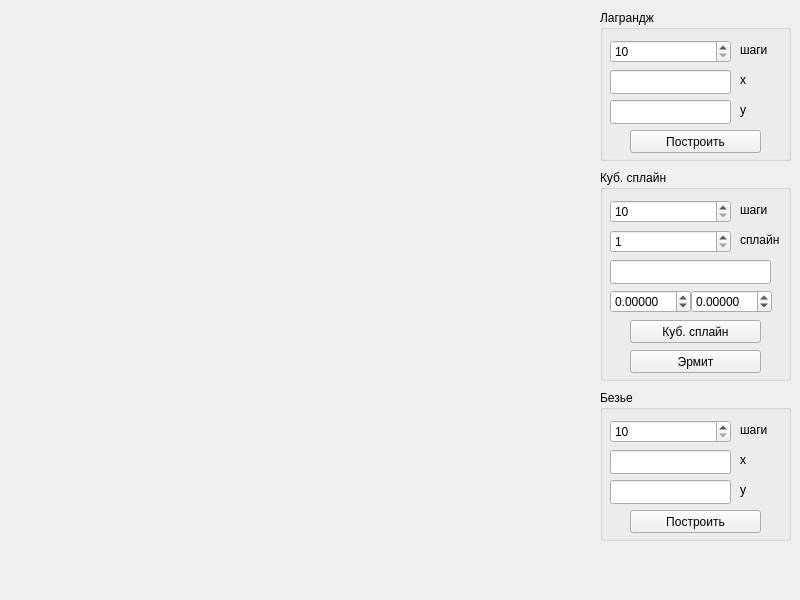
<?xml version="1.0" encoding="UTF-8"?>
<ui version="4.0">
 <class>MainWindow</class>
 <widget class="QMainWindow" name="MainWindow">
  <property name="geometry">
   <rect>
    <x>0</x>
    <y>0</y>
    <width>800</width>
    <height>600</height>
   </rect>
  </property>
  <property name="minimumSize">
   <size>
    <width>800</width>
    <height>600</height>
   </size>
  </property>
  <property name="maximumSize">
   <size>
    <width>800</width>
    <height>600</height>
   </size>
  </property>
  <property name="windowTitle">
   <string>MainWindow</string>
  </property>
  <widget class="QWidget" name="centralwidget">
   <widget class="QCustomPlot" name="graph" native="true">
    <property name="geometry">
     <rect>
      <x>10</x>
      <y>10</y>
      <width>581</width>
      <height>581</height>
     </rect>
    </property>
   </widget>
   <widget class="QGroupBox" name="groupBox">
    <property name="geometry">
     <rect>
      <x>600</x>
      <y>10</y>
      <width>191</width>
      <height>151</height>
     </rect>
    </property>
    <property name="title">
     <string>Лаграндж</string>
    </property>
    <widget class="QPushButton" name="pushButton">
     <property name="geometry">
      <rect>
       <x>30</x>
       <y>120</y>
       <width>131</width>
       <height>23</height>
      </rect>
     </property>
     <property name="text">
      <string>Построить</string>
     </property>
    </widget>
    <widget class="QSpinBox" name="lagStepBox">
     <property name="geometry">
      <rect>
       <x>10</x>
       <y>30</y>
       <width>121</width>
       <height>23</height>
      </rect>
     </property>
     <property name="minimum">
      <number>10</number>
     </property>
     <property name="maximum">
      <number>10000</number>
     </property>
    </widget>
    <widget class="QLabel" name="label_3">
     <property name="geometry">
      <rect>
       <x>140</x>
       <y>30</y>
       <width>41</width>
       <height>20</height>
      </rect>
     </property>
     <property name="text">
      <string>шаги</string>
     </property>
    </widget>
    <widget class="QLineEdit" name="yRow">
     <property name="geometry">
      <rect>
       <x>10</x>
       <y>90</y>
       <width>121</width>
       <height>24</height>
      </rect>
     </property>
    </widget>
    <widget class="QLabel" name="label_2">
     <property name="geometry">
      <rect>
       <x>140</x>
       <y>90</y>
       <width>41</width>
       <height>20</height>
      </rect>
     </property>
     <property name="text">
      <string>y</string>
     </property>
    </widget>
    <widget class="QLabel" name="label">
     <property name="geometry">
      <rect>
       <x>140</x>
       <y>60</y>
       <width>41</width>
       <height>20</height>
      </rect>
     </property>
     <property name="text">
      <string>x</string>
     </property>
    </widget>
    <widget class="QLineEdit" name="xRow">
     <property name="geometry">
      <rect>
       <x>10</x>
       <y>60</y>
       <width>121</width>
       <height>24</height>
      </rect>
     </property>
    </widget>
   </widget>
   <widget class="QGroupBox" name="groupBox_2">
    <property name="geometry">
     <rect>
      <x>600</x>
      <y>170</y>
      <width>191</width>
      <height>211</height>
     </rect>
    </property>
    <property name="title">
     <string>Куб. сплайн</string>
    </property>
    <widget class="QPushButton" name="pushButton_2">
     <property name="geometry">
      <rect>
       <x>30</x>
       <y>150</y>
       <width>131</width>
       <height>23</height>
      </rect>
     </property>
     <property name="text">
      <string>Куб. сплайн</string>
     </property>
    </widget>
    <widget class="QSpinBox" name="cSplStepBox">
     <property name="geometry">
      <rect>
       <x>10</x>
       <y>30</y>
       <width>121</width>
       <height>23</height>
      </rect>
     </property>
     <property name="minimum">
      <number>10</number>
     </property>
     <property name="maximum">
      <number>10000</number>
     </property>
    </widget>
    <widget class="QLabel" name="label_7">
     <property name="geometry">
      <rect>
       <x>140</x>
       <y>30</y>
       <width>41</width>
       <height>20</height>
      </rect>
     </property>
     <property name="text">
      <string>шаги</string>
     </property>
    </widget>
    <widget class="QSpinBox" name="cSplPartBox">
     <property name="geometry">
      <rect>
       <x>10</x>
       <y>60</y>
       <width>121</width>
       <height>23</height>
      </rect>
     </property>
     <property name="minimum">
      <number>1</number>
     </property>
     <property name="maximum">
      <number>10000</number>
     </property>
    </widget>
    <widget class="QLabel" name="label_8">
     <property name="geometry">
      <rect>
       <x>140</x>
       <y>60</y>
       <width>41</width>
       <height>20</height>
      </rect>
     </property>
     <property name="text">
      <string>сплайн</string>
     </property>
    </widget>
    <widget class="QLineEdit" name="cSplFun">
     <property name="geometry">
      <rect>
       <x>10</x>
       <y>90</y>
       <width>161</width>
       <height>24</height>
      </rect>
     </property>
    </widget>
    <widget class="QDoubleSpinBox" name="cSplXBox">
     <property name="geometry">
      <rect>
       <x>10</x>
       <y>120</y>
       <width>81</width>
       <height>23</height>
      </rect>
     </property>
     <property name="decimals">
      <number>5</number>
     </property>
     <property name="minimum">
      <double>-100.000000000000000</double>
     </property>
    </widget>
    <widget class="QDoubleSpinBox" name="cSplYBox">
     <property name="geometry">
      <rect>
       <x>91</x>
       <y>120</y>
       <width>81</width>
       <height>23</height>
      </rect>
     </property>
     <property name="decimals">
      <number>5</number>
     </property>
     <property name="minimum">
      <double>-100.000000000000000</double>
     </property>
    </widget>
    <widget class="QPushButton" name="pushButton_3">
     <property name="geometry">
      <rect>
       <x>30</x>
       <y>180</y>
       <width>131</width>
       <height>23</height>
      </rect>
     </property>
     <property name="text">
      <string>Эрмит</string>
     </property>
    </widget>
   </widget>
   <widget class="QGroupBox" name="groupBox_3">
    <property name="geometry">
     <rect>
      <x>600</x>
      <y>390</y>
      <width>191</width>
      <height>151</height>
     </rect>
    </property>
    <property name="title">
     <string>Безье</string>
    </property>
    <widget class="QPushButton" name="pushButton_4">
     <property name="geometry">
      <rect>
       <x>30</x>
       <y>120</y>
       <width>131</width>
       <height>23</height>
      </rect>
     </property>
     <property name="text">
      <string>Построить</string>
     </property>
    </widget>
    <widget class="QSpinBox" name="bezStepBox">
     <property name="geometry">
      <rect>
       <x>10</x>
       <y>30</y>
       <width>121</width>
       <height>23</height>
      </rect>
     </property>
     <property name="minimum">
      <number>10</number>
     </property>
     <property name="maximum">
      <number>10000</number>
     </property>
    </widget>
    <widget class="QLabel" name="label_4">
     <property name="geometry">
      <rect>
       <x>140</x>
       <y>30</y>
       <width>41</width>
       <height>20</height>
      </rect>
     </property>
     <property name="text">
      <string>шаги</string>
     </property>
    </widget>
    <widget class="QLineEdit" name="bezyRow">
     <property name="geometry">
      <rect>
       <x>10</x>
       <y>90</y>
       <width>121</width>
       <height>24</height>
      </rect>
     </property>
    </widget>
    <widget class="QLabel" name="label_5">
     <property name="geometry">
      <rect>
       <x>140</x>
       <y>90</y>
       <width>41</width>
       <height>20</height>
      </rect>
     </property>
     <property name="text">
      <string>y</string>
     </property>
    </widget>
    <widget class="QLabel" name="label_6">
     <property name="geometry">
      <rect>
       <x>140</x>
       <y>60</y>
       <width>41</width>
       <height>20</height>
      </rect>
     </property>
     <property name="text">
      <string>x</string>
     </property>
    </widget>
    <widget class="QLineEdit" name="bezxRow">
     <property name="geometry">
      <rect>
       <x>10</x>
       <y>60</y>
       <width>121</width>
       <height>24</height>
      </rect>
     </property>
    </widget>
   </widget>
  </widget>
 </widget>
 <customwidgets>
  <customwidget>
   <class>QCustomPlot</class>
   <extends>QWidget</extends>
   <header>qcustomplot.h</header>
   <container>1</container>
  </customwidget>
 </customwidgets>
 <resources/>
 <connections/>
</ui>
